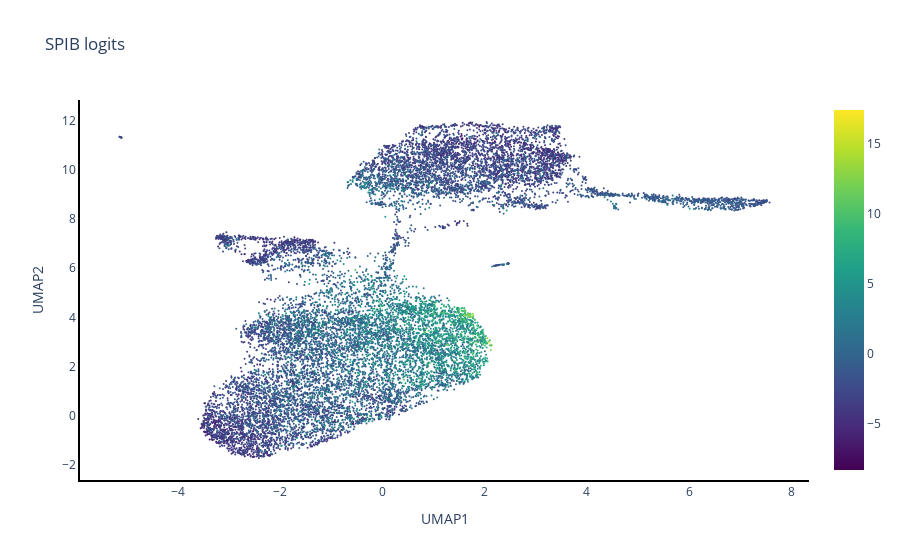

Notebook code cell kept with this figure:
### Code cell
import plotly.graph_objects as go

fig = go.Figure()

#x = ["IRF1", 'IRF2', 'IRF3', 'IRF4', 'IRF5', 'IRF7', 'IRF8', 'IRF9']

#for i in x:
i = "SPIB"
fig.add_trace(go.Scatter(x=ems["UMAP1"], 
                         y=ems["UMAP2"],
                         mode='markers',
                         name='',
                         marker=dict(
                             size=2,
                             #cmax=2,
                             #cmin =-2,
                             color=ems[i], #set color equal to a variable
                             colorscale="Viridis",
                             #colorscale=[[0.0, "rgb(203,213,232)"],
                             #            [1.0, "red"]], # one of plotly colorscales
                             showscale=True
                         )))


fig.update_layout(title_text=f'{i} logits', 
                  xaxis_title='UMAP1',
                  yaxis_title='UMAP2',
                  plot_bgcolor='rgba(0,0,0,0)', paper_bgcolor='rgba(0,0,0,0)')
fig.update_xaxes(showline=True, linewidth=2, linecolor='black')
fig.update_yaxes(showline=True, linewidth=2, linecolor='black')

fig.show()

### Figure 1 — Plotly figure (JSON) as saved in the notebook; plotly's stock layout.template omitted (floating-point values rounded to 4 significant figures; data arrays with more than 128 entries replaced by an {"elided": "..."} marker saying what was removed)
{"data": [{"marker": {"color": {"elided": "14887 float values"}, "colorscale": [[0, "#440154"], [0.1111, "#482878"], [0.2222, "#3e4989"], [0.3333, "#31688e"], [0.4444, "#26828e"], [0.5556, "#1f9e89"], [0.6667, "#35b779"], [0.7778, "#6ece58"], [0.8889, "#b5de2b"], [1, "#fde725"]], "showscale": true, "size": 2}, "mode": "markers", "name": "", "type": "scatter", "x": {"elided": "14887 float values"}, "y": {"elided": "14887 float values"}}], "layout": {"paper_bgcolor": "rgba(0,0,0,0)", "plot_bgcolor": "rgba(0,0,0,0)", "title": {"text": "SPIB logits"}, "xaxis": {"linecolor": "black", "linewidth": 2, "showline": true, "title": {"text": "UMAP1"}}, "yaxis": {"linecolor": "black", "linewidth": 2, "showline": true, "title": {"text": "UMAP2"}}}}
